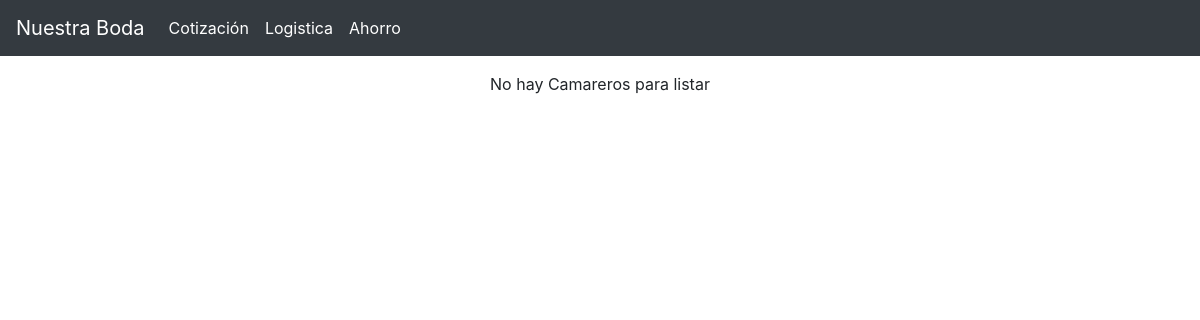
/app/listar_camareros, run on an earlier commit of the app's database.
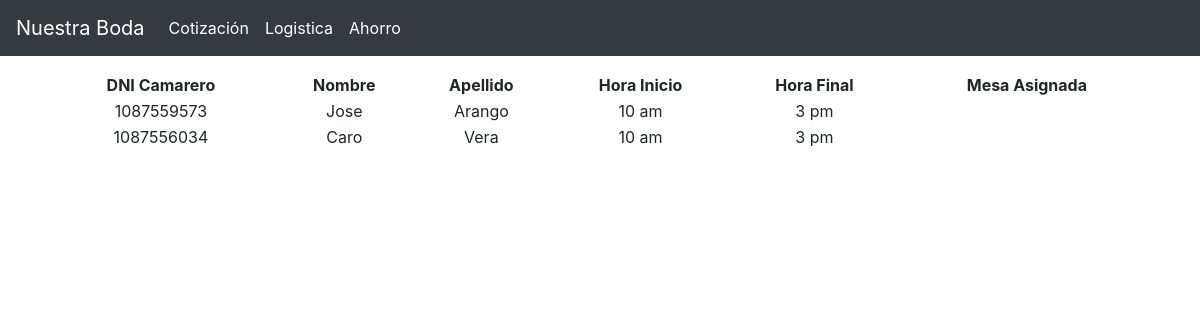
And on a later commit of the database.
### app/models.py (models this page shows, shortened)
class Camarero(models.Model):
	DNI = models.CharField(max_length=50, primary_key=True)
	nombre = models.CharField(max_length=50)
	apellido = models.CharField(max_length=50)
	inicio = models.CharField(max_length=50)
	final = models.CharField(max_length=50)
	mesa = models.ManyToManyField("Mesa")

### app/views.py (the view)
# urls.py: path('listar_camareros', views.listar_camareros, name='listar_camareros'),
def listar_camareros(request):
	camareros = Camarero.objects.all()
	mode = True
	if not len(camareros):
		msg = "No hay Camareros para listar"
		mode = False
	else:
		msg = ""
	context = {
		'camareros' : camareros,
		'mode' : mode,
		'msg' : msg
	}
	return render(request, 'listar_camareros.html', context)

### templates/listar_camareros.html (shortened to what this page needs)
{% extends "base.html" %}
{% load static %}
{% block jumbotron %}
<div class='container text-center' >
	{{msg}}
	{% if mode %}
		<table style="width:100%">
	  	<tr>
		    <th>DNI Camarero</th>
		    <th>Nombre</th>
		    <th>Apellido</th>
		    <th>Hora Inicio</th>
		    <th>Hora Final</th>
		    <th>Mesa Asignada</th>
	  	</tr>
		{% for camarero in camareros %}
		<tr>
		    <td>{{camarero.DNI}}</td>
		    <td>{{camarero.nombre}} </td>
		    <td>{{camarero.apellido}}</td>
		    <td>{{camarero.inicio}}</td>
		    <td>{{camarero.final}}</td>
		    <td>{{camarero.mesa.id}}</td>
  		</tr>
  		{% endfor %}
  		</table>
	{% endif %}
</div>
{% endblock %}

### templates/base.html (shortened to what this page needs)
{% load static %}
<!doctype html>
<html lang="es">
  <head>
    <link href="{% static 'dist/css/bootstrap.min.css' %}" rel="stylesheet">
    <link href="{% static 'navbar-top-fixed.css' %}" rel="stylesheet">
  </head>
  <body>
    <nav class="navbar navbar-expand-md navbar-dark fixed-top bg-dark">
      <a class="navbar-brand" href="{% url 'index'%}">Nuestra Boda</a>
      <div class="collapse navbar-collapse" id="navbarCollapse">
        <ul class="navbar-nav mr-auto">
          <li class="nav-item active">
            <a class="nav-link" href="{% url 'cotizacion'%}">Cotización</a>
          </li>
          <li class="nav-item active">
            <a class="nav-link" href="{% url 'logistica'%}">Logistica</a>
          </li>
          <li class="nav-item active">
            <a class="nav-link" href="{% url 'ahorro'%}">Ahorro</a>
          </li>
        </ul>
      </div>
    </nav>
    <center>
    {% block jumbotron %}
    {% endblock %}
    </center>
  </body>
</html>

### static_pro/static/navbar-top-fixed.css (style rules this page uses)
body { min-height: 75rem; padding-top: 4.5rem; }

What changed in the data, as far as the page shows it:
added Camarero: DNI "1087559573", nombre "Jose", apellido "Arango", inicio "10 am", final "3 pm"
added Camarero: DNI "1087556034", nombre "Caro", apellido "Vera", inicio "10 am", final "3 pm"
Also different on the page:
{{ msg }}: "No hay Camareros para listar" → (not shown)
text now shown: "DNI Camarero Nombre Apellido Hora Inicio Hora Final Mesa Asignada"
